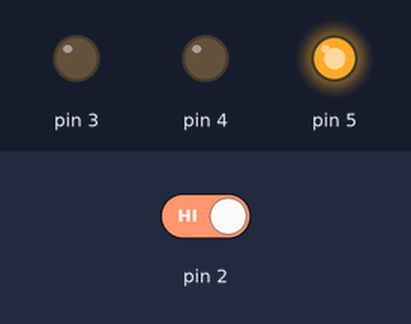
Simulated run of this sketch. Board: Arduino Uno, built with avr-gcc and run on an emulated ATmega328P. On the bench: output pins drawn as LEDs (lit = HIGH). The inputs (shaded band) are chosen by the test bench; at power-on: pin 2 HIGH.

Above: at 1.2 s.
1.3 s: pin 2 driven LOW
At 1.75 s:
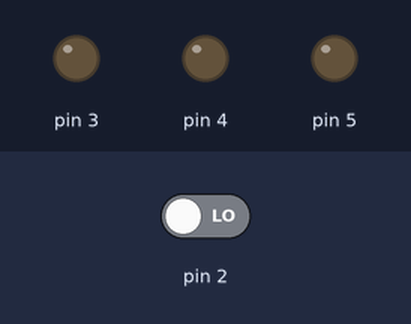
4.3 s: pin 2 driven HIGH
At 5.3 s:
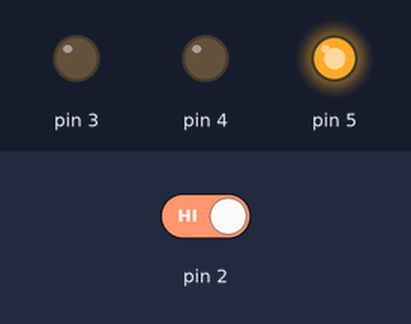
Timing chart, 0 to 7.3 s (numbered marks = the images above; inputs shaded):
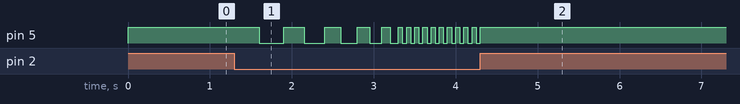

The sketch:

spaceShipInterface.ino
```cpp
int switchState = 0;
int launched = 0;
int counter = 0;
int ramp = 0;

void setup() {
  // pinMode takes a pin, and argument, can either be INPUT or OUTPUT
  pinMode(3, OUTPUT);
  pinMode(4, OUTPUT);
  pinMode(5, OUTPUT);
  pinMode(2, INPUT);
}

void loop() {
  // digitalRead reads the the state of the pin
  switchState = digitalRead(2);

  if (switchState == LOW) {
    // Has hyper drive been initiated?
    if (launched == 1) {
      // Toggle the LED's
      counter = 0;
      digitalWrite(4, HIGH);
      digitalWrite(5, LOW);
      delay(1500); // Wait for a quarter second
      while (counter < 2) {
        digitalWrite(4, LOW);
        delay(150);
        digitalWrite(4, HIGH);
        delay(150);
        counter ++;
      }
      launched = 0;
    }
    // LOW = no power, HIGH = power
    digitalWrite(3, HIGH);
    digitalWrite(4, LOW);
    digitalWrite(5, LOW);
  }
  else {
    // HIGH, button is pressed
    counter = 0;
    ramp = 6;

    do {
      digitalWrite(3, LOW);
      digitalWrite(4, LOW);
      digitalWrite(5, HIGH);
    } while (digitalRead(2) == HIGH);

    // Engaging hyper drive flash
    while (counter < 5) {
      digitalWrite(5, HIGH);
      delay(50 * ramp); // this is in miliseconds 1000 = 1 second
      digitalWrite(5, LOW);
      delay(50 * ramp);
      counter ++;
      ramp --;
    }

    counter = 0;
    while (counter < 10) {
      digitalWrite(5, HIGH);
      delay(50 * ramp);
      digitalWrite(5, LOW);
      delay(50 * ramp);
      counter ++;
    }

    launched = 1;
  }
}
```

Measured:
- after the input at 1.3 s, pin 5: HIGH → LOW after 0.30 s, → HIGH 0.30 s later, → LOW 0.25 s later, → HIGH 0.25 s later, … (29 changes in this stretch)
- after the input at 4.3 s, pin 3: stays LOW (without the input it goes to HIGH after 2.1 s); pin 4: stops changing and stays LOW; pin 5: LOW → HIGH at once
